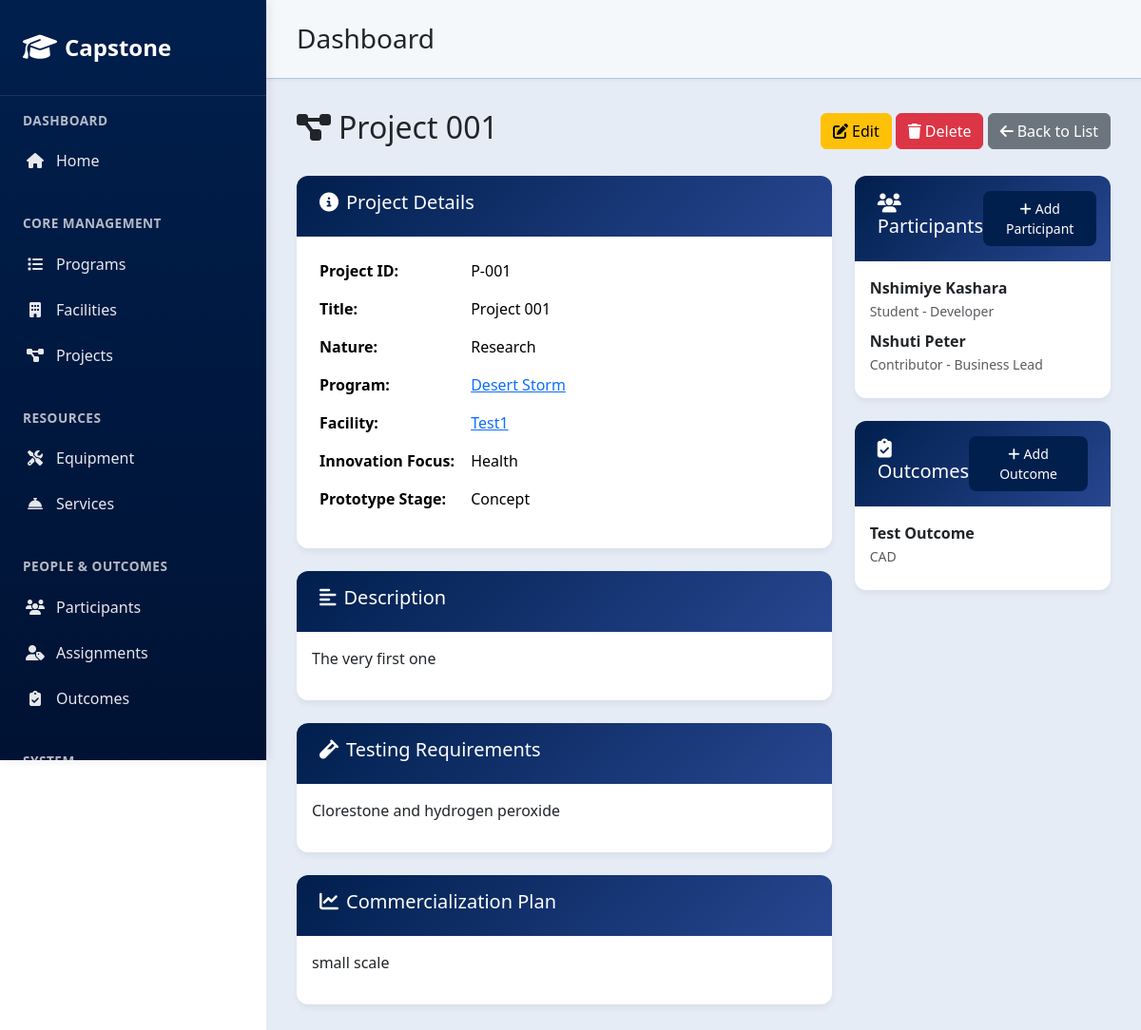
/projects/1/, run on the app's committed database.
### core/models.py (models this page shows, shortened)
class Project(models.Model):
    project_id = models.CharField(max_length=10, unique=True, blank=True, null=True)
    program = models.ForeignKey('Program', on_delete=models.PROTECT, related_name='projects', null=True, blank=True)
    facility = models.ForeignKey('Facility', on_delete=models.PROTECT, related_name='projects', null=True, blank=True)
    title = models.CharField(max_length=200, default='New Project')
    nature_of_project = models.CharField(max_length=100, choices=(
        ('Research', 'Research'),
        ('Prototype', 'Prototype'),
        ('Applied', 'Applied'),
    ), default='Research')
    description = models.TextField(default='Project description')
    innovation_focus = models.CharField(max_length=255, blank=True, null=True)
    prototype_stage = models.CharField(max_length=100, choices=(
        ('Concept', 'Concept'),
        ('Prototype', 'Prototype'),
        ('MVP', 'MVP'),
        ('Market Launch', 'Market Launch'),
    ), blank=True, null=True)
    testing_requirements = models.TextField(blank=True, null=True)
    commercialization_plan = models.TextField(blank=True, null=True)

class Program(models.Model):
    program_id = models.CharField(max_length=10, unique=True, blank=True, null=True)
    name = models.CharField(max_length=200)
    description = models.TextField()
    national_alignment = models.CharField(max_length=255, choices=NATIONAL_ALIGNMENT_CHOICES, blank=True, null=True)
    focus_areas = models.CharField(max_length=255, choices=FOCUS_AREAS_CHOICES, help_text="Comma-separated list of domains")
    phases = models.CharField(max_length=255, choices=PHASES_CHOICES, help_text="Comma-separated list of phases")

class Facility(models.Model):
    facility_id = models.CharField(max_length=10, unique=True, blank=True, null=True)
    name = models.CharField(max_length=200)
    location = models.CharField(max_length=200)
    description = models.TextField()
    partner_organization = models.CharField(max_length=200, choices=PARTNER_ORGANIZATION_CHOICES, blank=True, null=True)
    facility_type = models.CharField(max_length=100, choices=FACILITY_TYPE_CHOICES)
    capabilities = models.CharField(max_length=255, choices=CAPABILITIES_CHOICES)

class ProjectParticipant(models.Model):
    project = models.ForeignKey('Project', on_delete=models.CASCADE, related_name='project_participants')
    participant = models.ForeignKey('Participant', on_delete=models.CASCADE, related_name='project_participants')
    role_on_project = models.CharField(max_length=100, choices=(
        ('Student', 'Student'),
        ('Lecturer', 'Lecturer'),
        ('Contributor', 'Contributor'),
    ), default='Student')
    skill_role = models.CharField(max_length=100, choices=(
        ('Developer', 'Developer'),
        ('Engineer', 'Engineer'),
        ('Designer', 'Designer'),
        ('Business Lead', 'Business Lead'),
    ), default='Developer')
    class Meta:
        unique_together = ('project', 'participant')

class Participant(models.Model):
    participant_id = models.CharField(max_length=10, unique=True, blank=True, null=True)
    full_name = models.CharField(max_length=200, default='Unknown Participant')
    email = models.EmailField(unique=True, default='unknown@example.com')
    affiliation = models.CharField(max_length=100, choices=(
        ('CS', 'CS'),
        ('SE', 'SE'),
        ('Engineering', 'Engineering'),
        ('Other', 'Other'),
    ), default='Other')
    specialization = models.CharField(max_length=100, choices=(
        ('Software', 'Software'),
        ('Hardware', 'Hardware'),
        ('Business', 'Business'),
    ), default='Software')
    cross_skill_trained = models.BooleanField(default=False)
    institution = models.CharField(max_length=100, choices=(
        ('SCIT', 'SCIT'),
        ('CEDAT', 'CEDAT'),
        ('UniPod', 'UniPod'),
        ('UIRI', 'UIRI'),
        ('Lwera', 'Lwera'),
    ), default='SCIT')

class Outcome(models.Model):
    outcome_id = models.CharField(max_length=10, unique=True, blank=True, null=True)
    project = models.ForeignKey('Project', on_delete=models.CASCADE, related_name='outcomes', null=True, blank=True)
    title = models.CharField(max_length=200, default='New Outcome')
    description = models.TextField(default='Outcome description')
    artifact_link = models.URLField(blank=True, null=True)
    outcome_type = models.CharField(max_length=100, choices=(
        ('CAD', 'CAD'),
        ('PCB', 'PCB'),
        ('Prototype', 'Prototype'),
        ('Report', 'Report'),
        ('Business Plan', 'Business Plan'),
    ), default='Report')
    quality_certification = models.CharField(max_length=255, blank=True, null=True)
    commercialization_status = models.CharField(max_length=100, choices=(
        ('Demoed', 'Demoed'),
        ('Market Linked', 'Market Linked'),
        ('Launched', 'Launched'),
    ), blank=True, null=True)

### core/interfaces/controllers/project_views.py (the view)
# urls.py: path('projects/<int:pk>/', project_views.ProjectDetailView.as_view(), name='project_detail'),
class ProjectDetailView(DetailView):
    model = Project
    template_name = "core/project_detail.html"
    context_object_name = "project"

### core/templates/core/project_detail.html (shortened to what this page needs)
{% extends 'core/base.html' %}
{% block content %}
<div class="d-flex justify-content-between align-items-center mb-4">
  <h2><i class="fas fa-project-diagram me-2"></i>{{ project.title }}</h2>
  <div>
    <a href="{% url 'project_update' project.pk %}" class="btn btn-warning">
      <i class="fas fa-edit me-1"></i>Edit
    </a>
    <a href="{% url 'project_delete' project.pk %}" class="btn btn-danger">
      <i class="fas fa-trash me-1"></i>Delete
    </a>
    <a href="{% url 'project_list' %}" class="btn btn-secondary">
      <i class="fas fa-arrow-left me-1"></i>Back to List
    </a>
  </div>
</div>
<div class="row">
  <div class="col-md-8">
    <div class="card">
      <div class="card-header">
        <h5><i class="fas fa-info-circle me-2"></i>Project Details</h5>
      </div>
      <div class="card-body">
        <table class="table table-borderless">
          <tr>
            <th style="width: 30%;">Project ID:</th>
            <td>{{ project.project_id }}</td>
          </tr>
          <tr>
            <th>Title:</th>
            <td>{{ project.title }}</td>
          </tr>
          <tr>
            <th>Nature:</th>
            <td>{{ project.nature_of_project }}</td>
          </tr>
          <tr>
            <th>Program:</th>
            <td>
              {% if project.program %}
                <a href="{% url 'program_detail' project.program.pk %}">{{ project.program.name }}</a>
              {% else %}
                <span class="text-muted">No program assigned</span>
              {% endif %}
            </td>
          </tr>
          <tr>
            <th>Facility:</th>
            <td>
              {% if project.facility %}
                <a href="{% url 'facility_detail' project.facility.pk %}">{{ project.facility.name }}</a>
              {% else %}
                <span class="text-muted">No facility assigned</span>
              {% endif %}
            </td>
          </tr>
          <tr>
            <th>Innovation Focus:</th>
            <td>{{ project.innovation_focus|default:"N/A" }}</td>
          </tr>
          <tr>
            <th>Prototype Stage:</th>
            <td>{{ project.prototype_stage|default:"N/A" }}</td>
          </tr>
        </table>
      </div>
    </div>
    <div class="card mt-4">
      <div class="card-header">
        <h5><i class="fas fa-align-left me-2"></i>Description</h5>
      </div>
      <div class="card-body">
        {{ project.description|linebreaks }}
      </div>
    </div>
    {% if project.testing_requirements %}
    <div class="card mt-4">
      <div class="card-header">
        <h5><i class="fas fa-vial me-2"></i>Testing Requirements</h5>
      </div>
      <div class="card-body">
        {{ project.testing_requirements|linebreaks }}
      </div>
    </div>
    {% endif %}
    {% if project.commercialization_plan %}
    <div class="card mt-4">
      <div class="card-header">
        <h5><i class="fas fa-chart-line me-2"></i>Commercialization Plan</h5>
      </div>
      <div class="card-body">
        {{ project.commercialization_plan|linebreaks }}
      </div>
    </div>
    {% endif %}
  </div>
  <div class="col-md-4">
    <div class="card">
      <div class="card-header d-flex justify-content-between align-items-center">
        <h5><i class="fas fa-users me-2"></i>Participants</h5>
        <a href="{% url 'project_participant_create' project.pk %}" class="btn btn-sm btn-primary">
          <i class="fas fa-plus me-1"></i>Add Participant
        </a>
      </div>
      <div class="card-body">
        {% if project.project_participants.all %}
          {% for pp in project.project_participants.all %}
            <div class="d-flex justify-content-between align-items-center mb-2">
              <div>
                <strong>{{ pp.participant.full_name }}</strong><br>
                <small class="text-muted">{{ pp.role_on_project }} - {{ pp.skill_role }}</small>
              </div>
            </div>
          {% endfor %}
        {% else %}
          <p class="text-muted">No participants assigned yet.</p>
        {% endif %}
      </div>
    </div>
    <div class="card mt-4">
      <div class="card-header d-flex justify-content-between align-items-center">
        <h5><i class="fas fa-clipboard-check me-2"></i>Outcomes</h5>
        <a href="{% url 'outcome_create' %}?project={{ project.pk }}" class="btn btn-sm btn-primary">
          <i class="fas fa-plus me-1"></i>Add Outcome
        </a>
      </div>
      <div class="card-body">
        {% if project.outcomes.all %}
          {% for outcome in project.outcomes.all %}
            <div class="mb-2">
              <strong>{{ outcome.title }}</strong><br>
              <small class="text-muted">{{ outcome.outcome_type }}</small>
            </div>
          {% endfor %}
        {% else %}
          <p class="text-muted">No outcomes recorded yet.</p>
        {% endif %}
      </div>
    </div>
  </div>
</div>
{% endblock %}

### core/templates/core/base.html (style rules this page uses)
:root { --primary-blue: #001f4d; --light-blue: #274690; --dark-blue: #001233; --blue-hover: #003366; }
.card { border: none; border-radius: 12px; box-shadow: 0 4px 6px rgba(0, 0, 0, 0.05); transition: all 0.3s ease; background: white; }
.card-header { background: linear-gradient(135deg, var(--primary-blue), var(--light-blue)); color: #fff; border-radius: 12px 12px 0 0 !important; padding: 1rem 1.5rem; border: none; }
.btn-primary { background: var(--primary-blue); border: none; border-radius: 8px; padding: 0.5rem 1.5rem; transition: all 0.3s ease; color: #fff; }

### data on the page
Project: title "Project 001", project_id "P-001", nature_of_project "Research", program.name "Desert Storm", facility.name "Test1", innovation_focus "Health", prototype_stage "Concept", description "The very first one", testing_requirements "Clorestone and hydrogen peroxide", commercialization_plan "small scale"
ProjectParticipant: participant.full_name "Nshimiye Kashara", role_on_project "Student", skill_role "Developer"
ProjectParticipant: participant.full_name "Nshuti Peter", role_on_project "Contributor", skill_role "Business Lead"
Outcome: title "Test Outcome", outcome_type "CAD"
